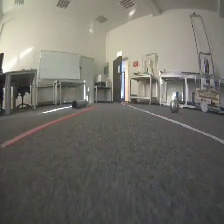
#> input picture frame 37 of BIP_videos_roboter_cam/big_corr_w_sun_2.mp4, 224 x 224 px, given in place of big_corr_w_obs_a_video.mp4, which was not available
$ python White_detector_1.py
#> lines starting #> are read from the running program, lines starting #| are printed output that depends on the picture; after the words box and inside, x2 and y2 are one past the last pixel; in counts of white or black regions, pixels touching at a corner belong together; pictures that were not available may be replaced by others from this repository, and a replacement may not be noted
#> further down, frame is the input picture: shape (224, 224, 3); mean B, G, R 104.2, 111.5, 113.2
import cv2
import numpy as np

# --- 1. CONFIGURATION ---

VIDEO_FILE_PATH = 'BIP_videos_roboter_cam/big_corr_w_obs_a_video.mp4'

# T-SHAPE MASK DEFINITION (Kept as a stable geometric filter)
HORIZONTAL_START_FACTOR = 0.50
VERTICAL_EXCLUSION_WIDTH_FACTOR = 0.30

# --- 2. ADAPTIVE CIELAB FILTERING PARAMETERS ---

# A/B Range: Soft filter to reject strong colors (like red, blue, or saturated reflections)
# We make it slightly wider than before, as the adaptive threshold handles most noise.
A_MIN = 110
A_MAX = 150
B_MIN = 110
B_MAX = 150

LOWER_AB = np.array([0, A_MIN, B_MIN]) # L channel is ignored here (set to 0)
UPPER_AB = np.array([255, A_MAX, B_MAX]) # L channel is ignored here (set to 255)

# Adaptive Threshold Parameters
# BLOCK_SIZE: The size of the neighborhood to calculate the local threshold. Must be odd.
ADAPTIVE_BLOCK_SIZE = 41
# C: Constant subtracted from the mean. Used to fine-tune sensitivity.
ADAPTIVE_C = 8


# --- 3. FILTER PARAMETERS ---
GAUSSIAN_KERNEL_SIZE = (5, 5)
MORPH_KERNEL_SIZE = (3, 3)
MIN_CONTOUR_AREA = 1000


def generate_white_mask(frame):
    """Processes a single frame using Adaptive Thresholding and the T-Shaped Filter."""

    height, width, _ = frame.shape
#> height = 224; width = 224

    # 1. PRE-PROCESSING
    blurred_frame = cv2.GaussianBlur(frame, GAUSSIAN_KERNEL_SIZE, 0)
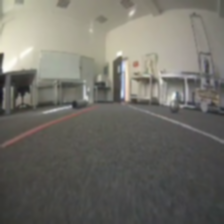
#> blurred_frame: shape (224, 224, 3); mean B, G, R 104.2, 111.5, 113.2
    lab_frame = cv2.cvtColor(blurred_frame, cv2.COLOR_BGR2LAB)
#> lab_frame: shape (224, 224, 3); mean of channels 0, 1, 2 118.4, 127.3, 132.2

    # --- 2. DUAL FILTERING ---

    # A. Color Neutrality Mask (Relies on A/B channels)
    # This filters out strongly colored objects, but keeps white/grey
    ab_mask = cv2.inRange(lab_frame, LOWER_AB, UPPER_AB)
#> ab_mask: shape (224, 224); every value is 255

    # B. Adaptive Lightness Mask (Relies on L channel)
    # Splits the L channel (index 0)
    l_channel = lab_frame[:, :, 0]
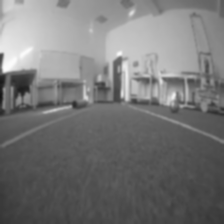
#> l_channel: shape (224, 224); min 19, max 252, mean 118.4

    # Adaptive Threshold: Compares each pixel to its neighbors
    l_mask = cv2.adaptiveThreshold(
        l_channel,
        255,
        cv2.ADAPTIVE_THRESH_GAUSSIAN_C, # Uses a weighted average in the neighborhood
        cv2.THRESH_BINARY_INV,          # Inverted because white strips are HIGH values
        ADAPTIVE_BLOCK_SIZE,
        ADAPTIVE_C
    )
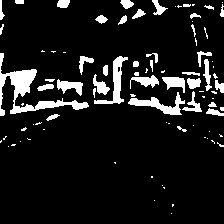
#> l_mask: shape (224, 224); 10% white; 88 white regions (49 under 20 px), largest, box (x1, y1, x2, y2) and area: (0, 53, 89, 116) 1193, (128, 92, 185, 115) 454, (94, 56, 128, 104) 451

    # Combine the two masks (must be white AND achromatic)
    final_ciellab_mask = cv2.bitwise_and(l_mask, ab_mask)

    # --- 3. Apply the T-SHAPED MASK (Geometric Filter) ---
    t_mask = np.ones((height, width), dtype=np.uint8) * 255

    # A. Horizontal Exclusion
    horizontal_cut_row = int(height * HORIZONTAL_START_FACTOR)
#> horizontal_cut_row = 112
    t_mask[0:horizontal_cut_row, 0:width] = 0

    # B. Vertical Exclusion
    exclusion_half_width = int(width * (VERTICAL_EXCLUSION_WIDTH_FACTOR / 2))
#> exclusion_half_width = 33
    center_x = width // 2
#> center_x = 112
    t_mask[horizontal_cut_row:height, center_x - exclusion_half_width : center_x + exclusion_half_width] = 0

    # Apply the T-Mask to the CIELAB output
    final_mask_geometry = cv2.bitwise_and(final_ciellab_mask, t_mask)
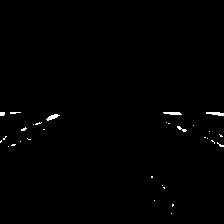
#> final_mask_geometry: shape (224, 224); 0.61% white in thin lines or dots, all inside (x1, y1, x2, y2) = (0, 112, 224, 214)

    # 4. Morphological Operations
    kernel = np.ones(MORPH_KERNEL_SIZE, np.uint8)
    final_mask = cv2.morphologyEx(final_mask_geometry, cv2.MORPH_OPEN, kernel)
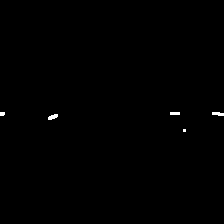
#> final_mask: shape (224, 224); 0.27% white; 5 white regions (2 under 20 px), largest, box (x1, y1, x2, y2) and area: (48, 114, 58, 120) 40, (212, 112, 224, 116) 38, (170, 112, 180, 115) 30
    final_mask = cv2.morphologyEx(final_mask, cv2.MORPH_CLOSE, kernel)

    return final_mask, t_mask


def filter_and_draw_contours(frame, mask):
    """Draws contours on the original frame."""

    contour_frame = frame.copy()
    contours, _ = cv2.findContours(mask, cv2.RETR_LIST, cv2.CHAIN_APPROX_SIMPLE)

    # Draw all accepted contours in Green
    for contour in contours:
        area = cv2.contourArea(contour)
        if area >= MIN_CONTOUR_AREA:
            cv2.drawContours(contour_frame, [contour], -1, (0, 255, 0), 2)
            # Draw bounding box in Red
            x, y, w, h = cv2.boundingRect(contour)
            cv2.rectangle(contour_frame, (x, y), (x + w, y + h), (0, 0, 255), 2)

    return contour_frame

# --- Main Video Processing Loop ---
cap = cv2.VideoCapture(VIDEO_FILE_PATH)

if not cap.isOpened():
    print(f"Error: Could not open video file at {VIDEO_FILE_PATH}")
    exit()

fps = cap.get(cv2.CAP_PROP_FPS)

print("Starting video processing with Adaptive Thresholding...")

while True:
    ret, frame = cap.read()
    if not ret:
        print("Finished reading video file.")
        break

    final_mask, t_mask = generate_white_mask(frame)
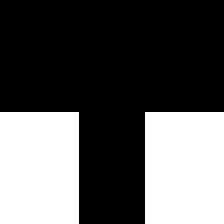
#> t_mask: shape (224, 224); 35.3% white; 2 white regions
    contour_display = filter_and_draw_contours(frame, final_mask)
#> in filter_and_draw_contours, `contours, _ = cv2.findContours(mask, cv2.RETR_LIST, cv2.CHAIN_APPROX_S..`: contours = 5 contours, 3 with area under 20; largest, box (x1, y1, x2, y2) and area: (48, 114, 58, 120) 28, (212, 112, 224, 116) 24
#> the loop in filter_and_draw_contours, `for contour in contours:` made 5 passes
#> area on passes 2 to 3: 28, 24

    cv2.imshow('1. Original Frame', frame)
    cv2.imshow('2. Final Binary Mask (ADAPTIVE)', final_mask)
    cv2.imshow('3. Contour Filtering Result (Adaptive)', contour_display)

    if cv2.waitKey(int(1000/fps)) & 0xFF == ord('q'):
#> (key q is pressed here)
        break

cap.release()
cv2.destroyAllWindows()

$ run again, starting later in the video
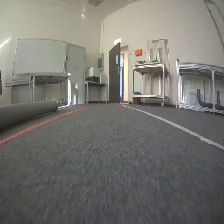
#> input picture frame 166 of BIP_videos_roboter_cam/big_corr_w_sun_2.mp4, 224 x 224 px, given in place of big_corr_w_obs_a_video.mp4, which was not available
#> frame is the input picture: shape (224, 224, 3); mean B, G, R 112.2, 117.5, 118.6
#> lab_frame: shape (224, 224, 3); mean of channels 0, 1, 2 124.8, 127.5, 130.9
#> in generate_white_mask, `ab_mask = cv2.inRange(lab_frame, LOWER_AB, UPPER_AB)`:
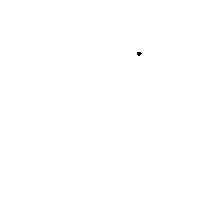
#> ab_mask: shape (224, 224); 100% white; black in thin lines or dots, all inside (x1, y1, x2, y2) = (137, 52, 142, 56)
#> l_mask: shape (224, 224); 10.7% white; 69 white regions (41 under 20 px), largest, box (x1, y1, x2, y2) and area: (0, 43, 128, 135) 1831, (128, 96, 224, 118) 658, (132, 65, 172, 95) 456
#> final_mask_geometry: shape (224, 224); 1.8% white; 19 white regions (12 under 20 px), largest, box (x1, y1, x2, y2) and area: (0, 112, 65, 135) 459, (174, 112, 224, 118) 184, (203, 143, 224, 153) 64
#> in generate_white_mask, `final_mask = cv2.morphologyEx(final_mask_geometry, cv2.MORPH_OPEN, ker..`:
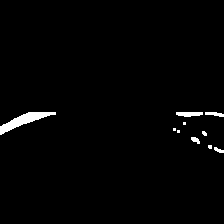
#> final_mask: shape (224, 224); 1.5% white; 10 white regions (5 under 20 px), largest, box (x1, y1, x2, y2) and area: (0, 112, 56, 135) 447, (176, 112, 203, 117) 110, (205, 112, 224, 117) 63, (191, 137, 200, 144) 40, (214, 147, 224, 153) 35
#> t_mask: shape (224, 224); 35.3% white; 2 white regions
#> contours = 7 contours, 3 with area under 20; largest, box (x1, y1, x2, y2) and area: (0, 112, 56, 135) 386, (176, 112, 224, 117) 129, (208, 145, 224, 153) 36, (191, 137, 200, 144) 28
#> the loop in filter_and_draw_contours, `for contour in contours:` made 7 passes
#> area on passes 1, 2, 6, 7: 35.5, 28, 129, 386

$ run again, starting later in the video
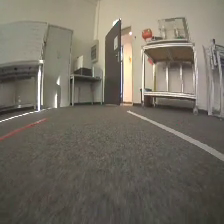
#> input picture frame 296 of BIP_videos_roboter_cam/big_corr_w_sun_2.mp4, 224 x 224 px, given in place of big_corr_w_obs_a_video.mp4, which was not available
#> frame is the input picture: shape (224, 224, 3); mean B, G, R 98.8, 110.3, 116
#> lab_frame: shape (224, 224, 3); mean of channels 0, 1, 2 118.2, 128.1, 135.1
#> in generate_white_mask, `ab_mask = cv2.inRange(lab_frame, LOWER_AB, UPPER_AB)`:
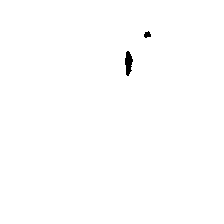
#> ab_mask: shape (224, 224); 99.7% white; 2 black regions, box (x1, y1, x2, y2) and area: (125, 51, 133, 76) 134, (144, 31, 151, 38) 34
#> l_mask: shape (224, 224); 14.5% white; 59 white regions (35 under 20 px), largest, box (x1, y1, x2, y2) and area: (41, 20, 131, 117) 1975, (0, 64, 44, 118) 909, (144, 47, 194, 74) 891
#> final_mask_geometry: shape (224, 224); 2% white; 20 white regions (15 under 20 px), largest, box (x1, y1, x2, y2) and area: (154, 127, 224, 167) 378, (169, 124, 224, 153) 296, (197, 112, 224, 122) 129, (0, 112, 23, 118) 71, (42, 112, 65, 117) 64
#> in generate_white_mask, `final_mask = cv2.morphologyEx(final_mask_geometry, cv2.MORPH_OPEN, ker..`:
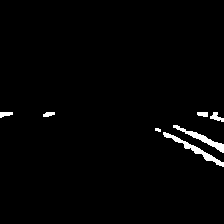
#> final_mask: shape (224, 224); 1.7% white; 7 white regions (1 under 20 px), largest, box (x1, y1, x2, y2) and area: (163, 132, 224, 167) 333, (173, 125, 224, 153) 286, (210, 112, 224, 122) 72, (0, 112, 13, 118) 55, (197, 112, 208, 117) 48, (43, 112, 55, 117) 46
#> t_mask: shape (224, 224); 35.3% white; 2 white regions
#> contours = 6 contours, 1 with area under 20; largest, box (x1, y1, x2, y2) and area: (163, 132, 224, 167) 266, (173, 125, 224, 153) 228, (197, 112, 224, 122) 90, (0, 112, 13, 118) 38, (43, 112, 55, 117) 32
#> the loop in filter_and_draw_contours, `for contour in contours:` made 6 passes
#> area on passes 1, 3, 4, 5, 6: 266, 228.5, 89.5, 32, 38.5
